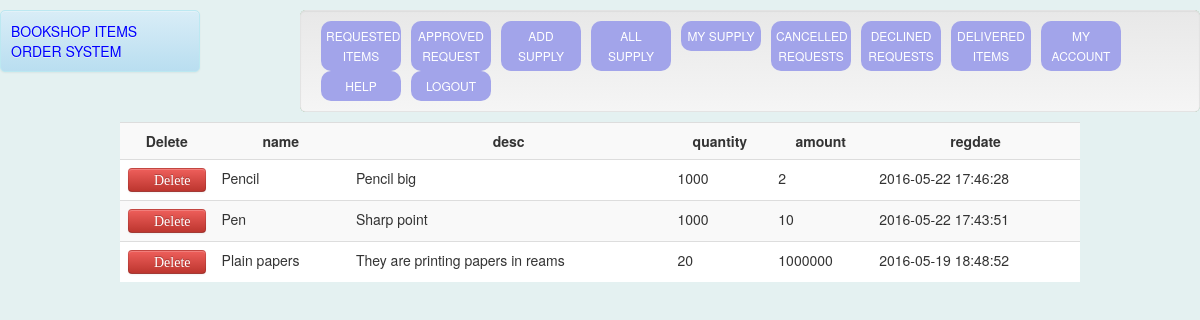
/supplier/mysupply.php (signed in), run on the app's committed database.
### tables this page shows
CREATE TABLE IF NOT EXISTS `myitems` (
  `myid` int(15) NOT NULL AUTO_INCREMENT,
  `suppid` varchar(50) DEFAULT NULL,
  `itemid` int(15) DEFAULT NULL,
  `quantity` int(15) DEFAULT NULL,
  `amount` int(15) DEFAULT NULL,
  `desc` varchar(200) DEFAULT NULL,
  `regdate` timestamp NULL DEFAULT CURRENT_TIMESTAMP ON UPDATE CURRENT_TIMESTAMP,
  PRIMARY KEY (`myid`)
);

CREATE TABLE IF NOT EXISTS `item` (
  `itemid` int(15) NOT NULL AUTO_INCREMENT,
  `name` varchar(50) NOT NULL,
  `desc` varchar(200) DEFAULT NULL,
  `regdate` timestamp NULL DEFAULT CURRENT_TIMESTAMP ON UPDATE CURRENT_TIMESTAMP,
  PRIMARY KEY (`itemid`)
);

### supplier/mysupply.php (the view, shortened to what this page needs)
<?php require_once('../Connections/bookcon.php'); ?>
<?php
if (!function_exists("GetSQLValueString")) {
function GetSQLValueString($theValue, $theType, $theDefinedValue = "", $theNotDefinedValue = "")
{
  $theValue = function_exists("mysql_real_escape_string") ? mysql_real_escape_string($theValue) : mysql_escape_string($theValue);
  switch ($theType) {
    case "text":
      $theValue = ($theValue != "") ? "'" . $theValue . "'" : "NULL";
      break;
  }
  return $theValue;
}
}
$maxRows_Mysupplies = 10;
$pageNum_Mysupplies = 0;
$startRow_Mysupplies = $pageNum_Mysupplies * $maxRows_Mysupplies;
$colname_Mysupplies = "-1";
if (isset($_SESSION['MM_Username'])) {
  $colname_Mysupplies = $_SESSION['MM_Username'];
}
$query_Mysupplies = sprintf("SELECT myid, suppid, myitems.itemid,name,myitems.`desc`, quantity, amount, myitems.regdate FROM myitems,item WHERE item.itemid=myitems.itemid and suppid = %s ORDER BY regdate DESC", GetSQLValueString($colname_Mysupplies, "text"));
$query_limit_Mysupplies = sprintf("%s LIMIT %d, %d", $query_Mysupplies, $startRow_Mysupplies, $maxRows_Mysupplies);
$Mysupplies = mysql_query($query_limit_Mysupplies, $bookcon) or die(mysql_error());
$row_Mysupplies = mysql_fetch_assoc($Mysupplies);
?>
<!DOCTYPE html PUBLIC "-//W3C//DTD XHTML 1.0 Transitional//EN" "http://www.w3.org/TR/xhtml1/DTD/xhtml1-transitional.dtd">
<html xmlns="http://www.w3.org/1999/xhtml">
<head>
<link rel="stylesheet" href="../css/bootstrap-theme.min.css"  />
<link rel="stylesheet" href="../css/bootstrap-theme.css"  />
<link rel="stylesheet" href="../css/bootstrap.css"  />
<link rel="stylesheet" href="../css/bootstrap.min.css" />
<link rel="stylesheet" href="../css/sticky-footer-navbar.css"  />
<link rel="stylesheet" href="../css/bootstrapcss.css"  />
<link rel="stylesheet" href="../css/font-awesome.min.css"  />
<link rel="stylesheet" href="../css/jquery-ui.min.css"  />
<link rel="stylesheet" href="../css/login.css"  />
<link rel="stylesheet" href="../css/styles.css"  />
</head>
<body>
<div id="evaheader" class="alert alert-info col-sm-2">
  <p> BOOKSHOP ITEMS ORDER SYSTEM</p>
</div>
<div id="menu" class="well col-sm-9 pull-right">
  <ul>
   <li><a href="request.php">Requested items</a></li>
    <li><a href="supply.php">Approved request</a></li>
    <li><a href="addsupply.php">Add Supply</a></li>
    <li><a href="alladdedsupply.php">All Supply</a></li>
    <li><a href="mysupply.php">My Supply</a></li>
    <li> <a href="cancelled.php"> Cancelled requests</a></li>
    <li> <a href="declined.php"> Declined requests</a></li>
    <li> <a href="delivered.php"> Delivered Items</a></li>
    <li> <a href="account.php"> my account</a></li>
    <li> <a href="help.php">Help</a></li>
    <li> <a href="logout.php"> Logout</a></li>
  </ul>
</div>
<table border="0" align="center" cellpadding="0" cellspacing="0" class="table table-striped">
  <tr>
    <th><div align="center"><strong>Delete</strong></div></th>
    <th><div align="center"><strong>name</strong></div></th>
    <th><div align="center"><strong>desc</strong></div></th>
    <th><div align="center"><strong>quantity</strong></div></th>
    <th><div align="center"><strong>amount</strong></div></th>
    <th><div align="center"><strong>regdate</strong></div></th>
  </tr>
  <?php do { ?>
    <tr>
      <td><a href="deleteitem.php?myid=<?php echo $row_Mysupplies['myid']; ?>" class="btn btn-block btn-danger"><span class="glyphicon glyphicon-trash" >Delete </span></a></td>
      <td><?php echo $row_Mysupplies['name']; ?></td>
      <td><?php echo $row_Mysupplies['desc']; ?></td>
      <td><?php echo $row_Mysupplies['quantity']; ?></td>
      <td><?php echo $row_Mysupplies['amount']; ?></td>
      <td><?php echo $row_Mysupplies['regdate']; ?></td>
    </tr>
    <?php } while ($row_Mysupplies = mysql_fetch_assoc($Mysupplies)); ?>
</table>
</body>
</html>

### css/sticky-footer-navbar.css (style rules this page uses)
html { position: relative; min-height: 100%; }
body { margin-bottom: 60px; }

### css/login.css (style rules this page uses)
* { -webkit-box-sizing: border-box; -moz-box-sizing: border-box; box-sizing: border-box; outline: none; }
body { background: url(http://i.imgur.com/GHr12sH.jpg) no-repeat center center fixed; -webkit-background-size: cover; -moz-background-size: cover; -o-background-size: cover; background-size: cover; }

### css/styles.css (style rules this page uses)
body { background:#E4F1F1; }
#evaheader { border-radius:5px; padding:10px; margin-top:10px; color:blue; }
#evaheader p { text-transform:uppercase; }
.table { width:80%; margin:auto; background:white; }
#menu { background-color:green; border-radius:5px; padding:10px; margin:10px 0px; }
#menu ul { list-style-type: none; margin: 0; padding: 0; }
#menu ul a { display: block; text-decoration:none; color:white; font-size:12px; text-align:center; text-transform:uppercase; padding:5px; }
#menu li { background-color:#A2A4EA; border-radius:10px; width:80px; margin-left:10px; display:inline; }
#menu li { float: left; }
#menu a { display: block; }

### data on the page
myitems: itemid.name "Pencil", desc "Pencil big", quantity "1000", amount "2", regdate "2016-05-22 17:46:28"
myitems: itemid.name "Pen", desc "Sharp point", quantity "1000", amount "10", regdate "2016-05-22 17:43:51"
myitems: itemid.name "Plain papers", desc "They are printing papers in reams", quantity "20", amount "1000000", regdate "2016-05-19 18:48:52"
